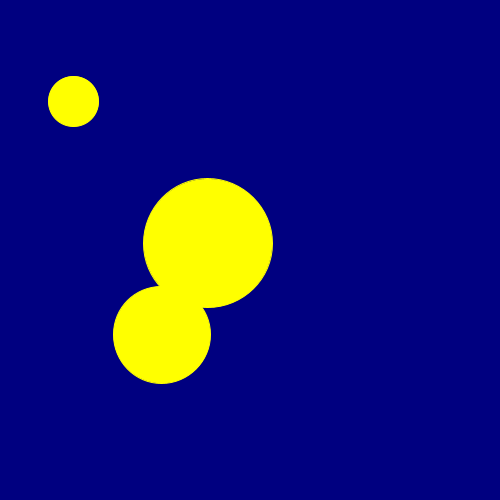
Frame 1 (no input)
Frame 60 (the mouse pressed at the canvas centre just before this capture): identical to frame 1, image omitted
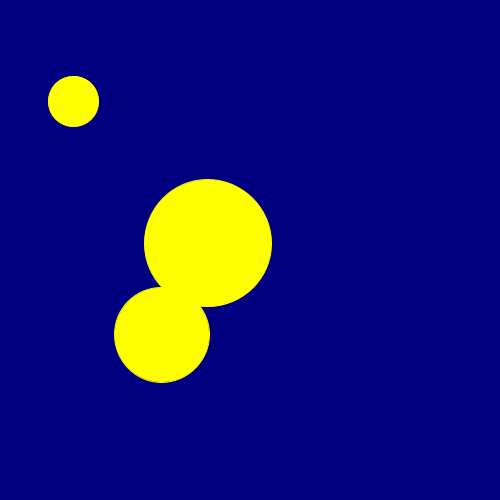
Frame 120 (the mouse held since frame 60 and released just before this capture)

The Processing sketch that drew these frames (run headless with seeded random() and noise(); from frame 60 on, the mouse is pressed at the canvas centre):

// Processing sketch: processing_166259
// ── processing_166259.pde

Star a; 
Star b; 
Star c;
long lasttime;

void setup(){
  lasttime = millis();
  size(500,500);
  a = new Star();
  b = new Star();
  c = new Star();
}

void draw(){
  background(0,0,128);
  a.display();
  b.display();
  c.display();
  if (millis() - lasttime > 2000){
     a.sparkle(); 
     b.sparkle();
     c.sparkle();
  lasttime = millis();
 }

}

class Star{
  color c;
  float diam;
  float loc_x;
  float loc_y;
  float how_much_shine;

Star(){
     c = color(255,255,0);
     diam = random(150);
     loc_x = random(250)+diam; 
     loc_y = random(250)+diam; 
     how_much_shine = random(7);
  }
  
  void display(){
    stroke(c);
    fill(c);
    ellipseMode(CENTER);
    ellipse(loc_x, loc_y, diam, diam);
}
  
  void sparkle(){
    diam = diam+how_much_shine*random(-5,5);
  }
  
  void unsparkle(){
    diam=diam-how_much_shine;
  }
  
}
